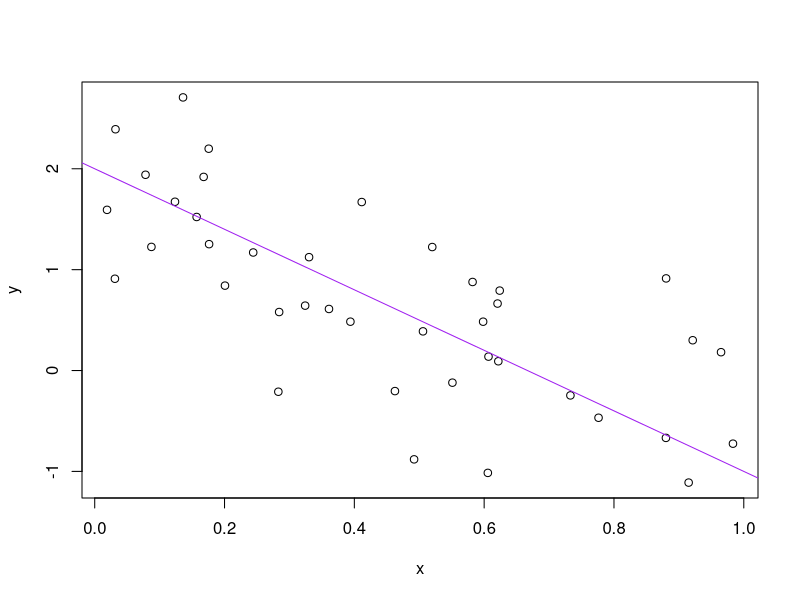
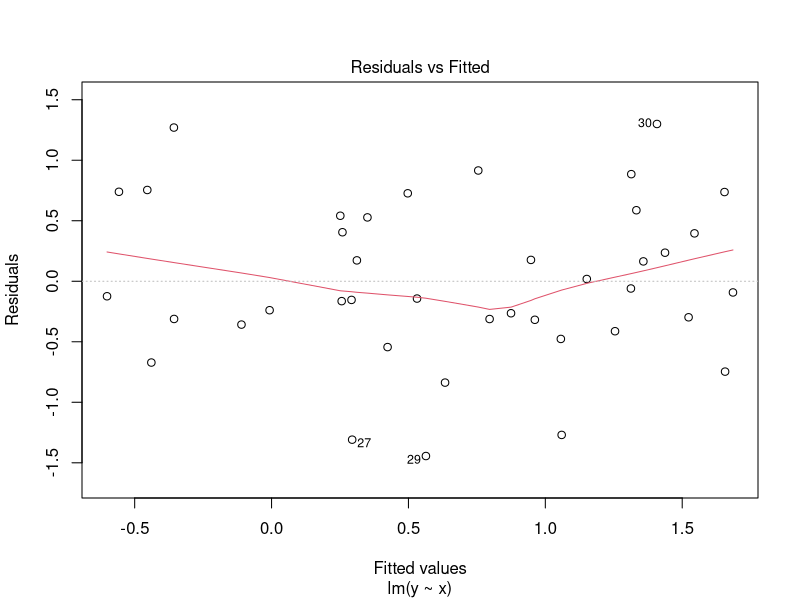
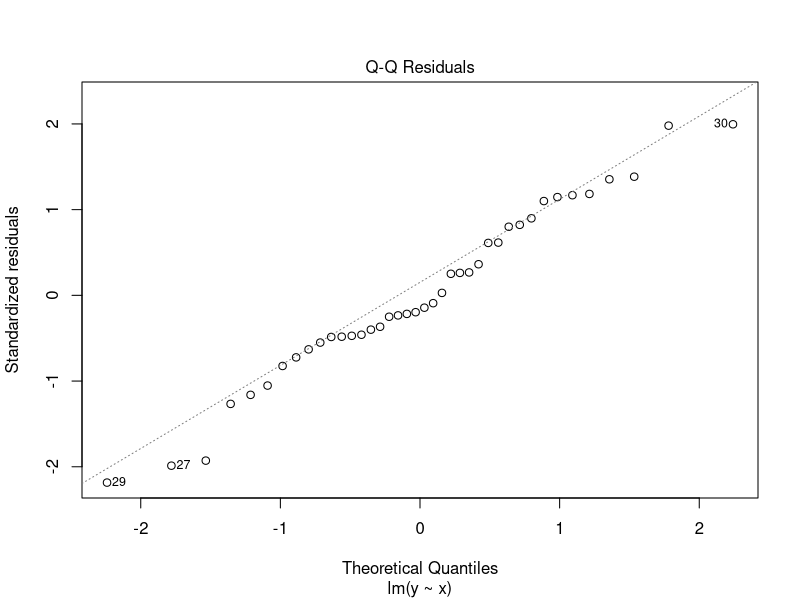
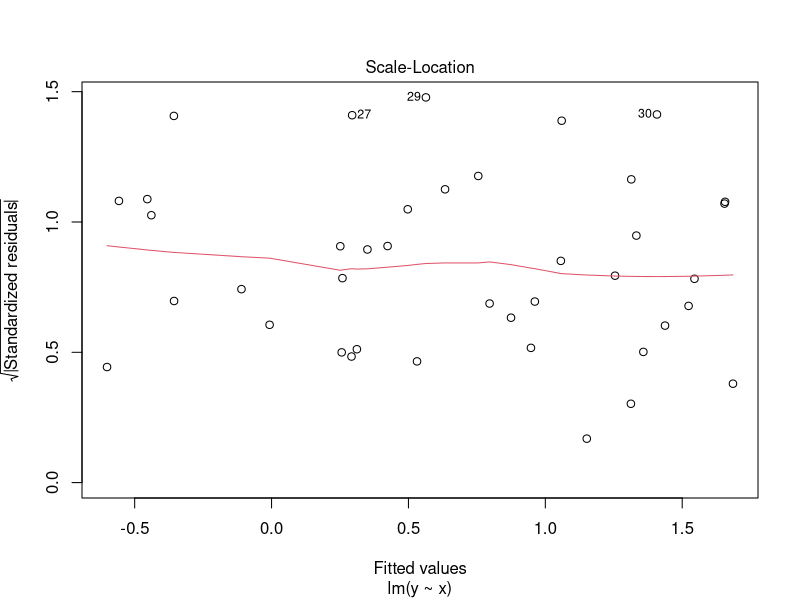
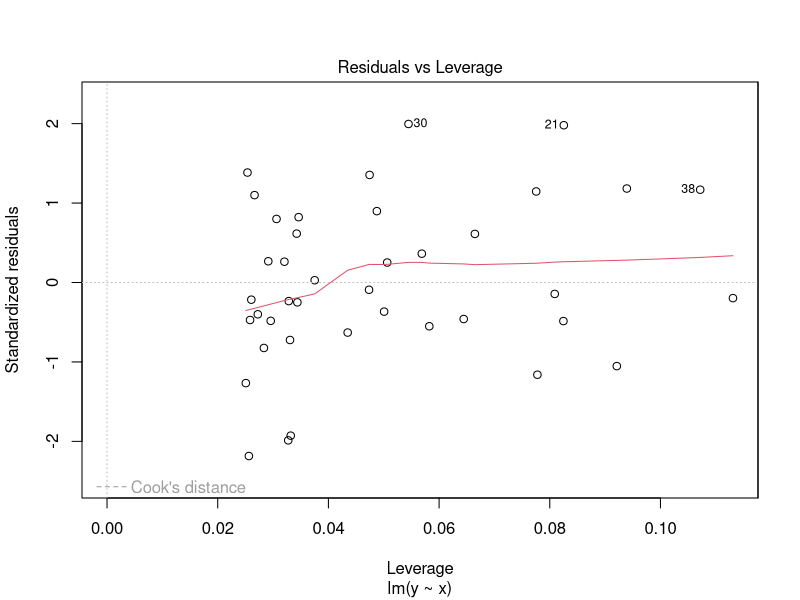

Here is the R script that generated these plots, in order:
a <- 2
b <- -3
sigSq <- 0.5
x <- runif(40)
y <- a+b*x + rnorm(40, sd = sqrt(sigSq))

avgX <- mean(x)
write(avgX, "Average X.txt")

plot(x,y)
abline(a,b, col="purple") #Go Huskies!
dev.print(png, "toylineplot.png", width=800, height=400)
dev.print(pdf, "toylinelot.pdf")

fit  <- lm(y~x)
summary(fit)
plot(fit)
